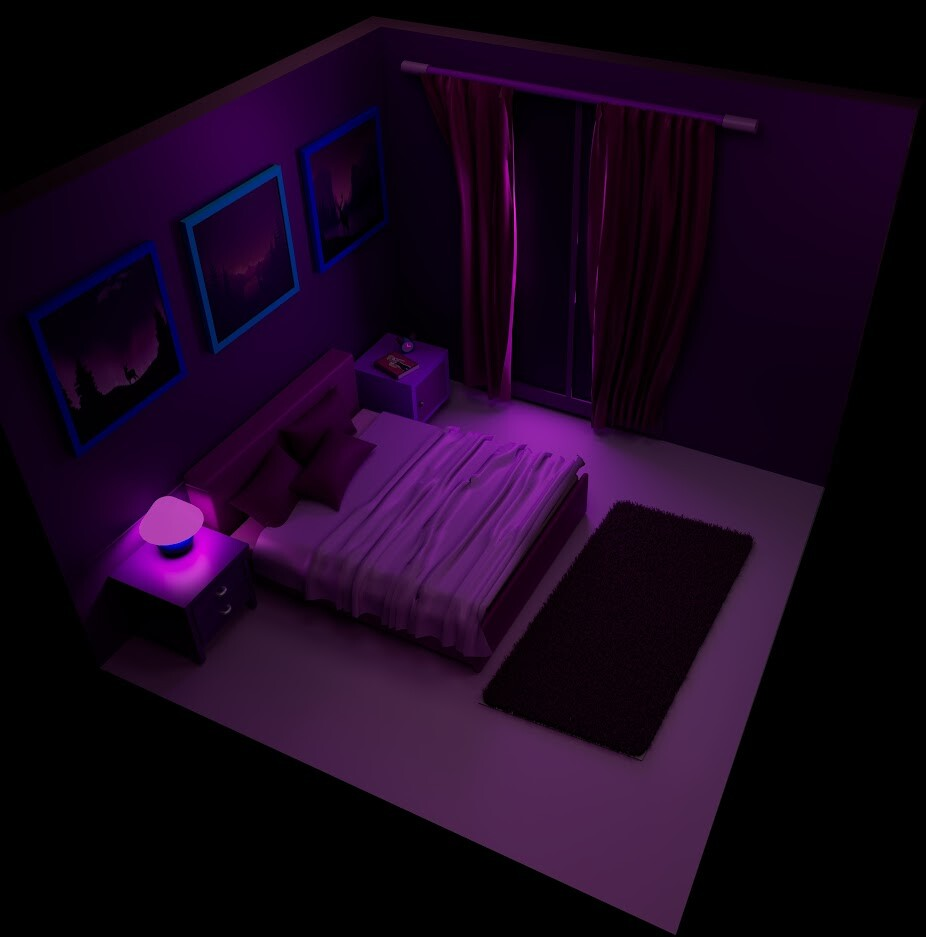
#> input picture gallery/AmbiRoom.jpg, 926 x 937 px; its folder holds 4 pictures in this run
$ python generate_placeholders.py
#> lines starting #> are read from the running program, lines starting #| are printed output that depends on the picture

import os
from pathlib import Path
from PIL import Image

# Configuration
GALLERY_PATH = Path("static/gallery")
THUMB_SIZE = (20, 20)  # Very small size for placeholder

def generate_placeholders():
    if not GALLERY_PATH.exists():
        print(f"Error: {GALLERY_PATH} does not exist")
        return

    # Get all image files
    image_extensions = {'.jpg', '.jpeg', '.png', '.webp'}
    image_files = [f for f in GALLERY_PATH.iterdir()
                   if f.suffix.lower() in image_extensions and '_thumb' not in f.name]

    print(f"Found {len(image_files)} images to process...")

    for img_path in image_files:
        try:
            with Image.open(img_path) as img:
                # Convert to RGB if necessary
#> img is the input picture: PIL image 926x937 RGB; mean R, G, B 24.7, 6.7, 29.1
                if img.mode in ('RGBA', 'LA'):
                    background = Image.new('RGB', img.size, (255, 255, 255))
                    background.paste(img, mask=img.split()[-1])
                    img = background
                elif img.mode != 'RGB':
                    img = img.convert('RGB')

                # Resize to thumbnail
                img.thumbnail(THUMB_SIZE, Image.Resampling.LANCZOS)
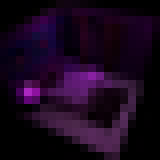
#> img: PIL image 20x20 RGB (shown 8 times larger); mean R, G, B 25, 6.8, 29.3

                # Construct output path: filename_thumb.webp
                # We assume the gallery data will look for this pattern
                # If original is "Image.png", thumb is "Image_thumb.webp"
                # If original is "Image.webp", thumb is "Image_thumb.webp"

                output_filename = f"{img_path.stem}_thumb.webp"
                output_path = GALLERY_PATH / output_filename

                img.save(output_path, 'WEBP', quality=60)
                print(f"Generated: {output_filename}")

        except Exception as e:
            print(f"Error processing {img_path.name}: {e}")
#> pass 2 of the loop in generate_placeholders, `for img_path in image_files:`:
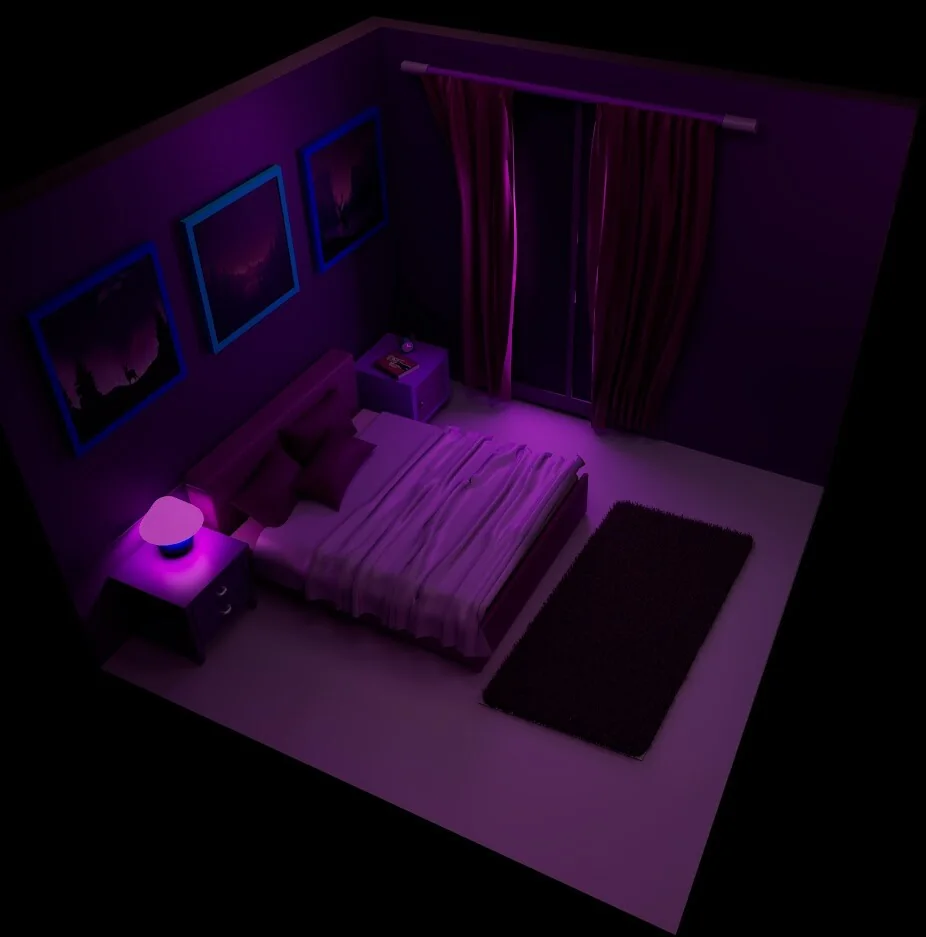
#> input picture gallery/AmbiRoom.webp, 926 x 937 px
#> in generate_placeholders, img is the input picture: PIL image 926x937 RGB; mean R, G, B 24.7, 6.8, 29
#> in generate_placeholders, `img.thumbnail(THUMB_SIZE, Image.Resampling.LANCZOS)`:
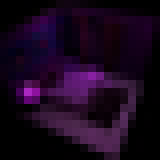
#> img: PIL image 20x20 RGB (shown 8 times larger); mean R, G, B 24.9, 6.9, 29.3

if __name__ == "__main__":
    generate_placeholders()
